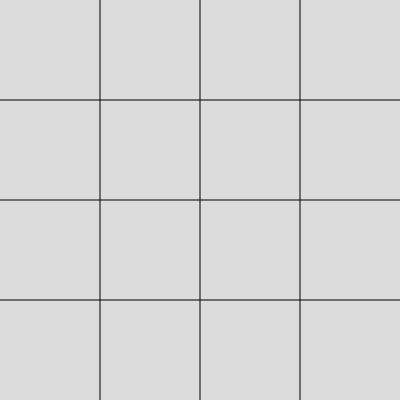
Frame 1 (no input)
Frame 60 (no input): identical to frame 1, image omitted
Frame 120 (the mouse pressed at the canvas centre since frame 60): identical to frame 1, image omitted

The p5.js sketch that drew this single still picture (run headless with seeded random() and noise() and a simulated clock; from frame 60 on, the mouse is pressed at the canvas centre):

// p5.js sketch
// ── sketch.js
function setup() {
  createCanvas(400, 400);
}

function draw() {
  background(220);
  line(100,0,100,400);
  line(200,0,200,400);
  line(300,0,300,400);
  line(0,100,400,100);
  line(0,200,400,200);
  line(0,300,400,300);
}
